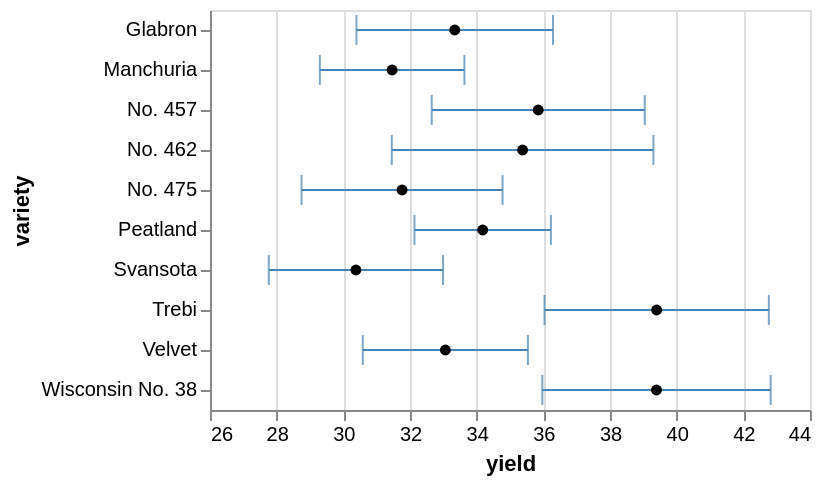

Vega-Lite specification for this chart:
### Vega-Lite specification from a JSON file in a GitHub repository (floating-point values rounded to 4 significant figures)
{"$schema": "https://vega.github.io/schema/vega-lite/v4.json", "data": {"values": [{"yield": 27, "variety": "Manchuria", "year": 1931, "site": "University Farm"}, {"yield": 48.87, "variety": "Manchuria", "year": 1931, "site": "Waseca"}, {"yield": 27.43, "variety": "Manchuria", "year": 1931, "site": "Morris"}, {"yield": 39.93, "variety": "Manchuria", "year": 1931, "site": "Crookston"}, {"yield": 32.97, "variety": "Manchuria", "year": 1931, "site": "Grand Rapids"}, {"yield": 28.97, "variety": "Manchuria", "year": 1931, "site": "Duluth"}, {"yield": 43.07, "variety": "Glabron", "year": 1931, "site": "University Farm"}, {"yield": 55.2, "variety": "Glabron", "year": 1931, "site": "Waseca"}, {"yield": 28.77, "variety": "Glabron", "year": 1931, "site": "Morris"}, {"yield": 38.13, "variety": "Glabron", "year": 1931, "site": "Crookston"}, {"yield": 29.13, "variety": "Glabron", "year": 1931, "site": "Grand Rapids"}, {"yield": 29.67, "variety": "Glabron", "year": 1931, "site": "Duluth"}, {"yield": 35.13, "variety": "Svansota", "year": 1931, "site": "University Farm"}, {"yield": 47.33, "variety": "Svansota", "year": 1931, "site": "Waseca"}, {"yield": 25.77, "variety": "Svansota", "year": 1931, "site": "Morris"}, {"yield": 40.47, "variety": "Svansota", "year": 1931, "site": "Crookston"}, {"yield": 29.67, "variety": "Svansota", "year": 1931, "site": "Grand Rapids"}, {"yield": 25.7, "variety": "Svansota", "year": 1931, "site": "Duluth"}, {"yield": 39.9, "variety": "Velvet", "year": 1931, "site": "University Farm"}, {"yield": 50.23, "variety": "Velvet", "year": 1931, "site": "Waseca"}, {"yield": 26.13, "variety": "Velvet", "year": 1931, "site": "Morris"}, {"yield": 41.33, "variety": "Velvet", "year": 1931, "site": "Crookston"}, {"yield": 23.03, "variety": "Velvet", "year": 1931, "site": "Grand Rapids"}, {"yield": 26.3, "variety": "Velvet", "year": 1931, "site": "Duluth"}, {"yield": 36.57, "variety": "Trebi", "year": 1931, "site": "University Farm"}, {"yield": 63.83, "variety": "Trebi", "year": 1931, "site": "Waseca"}, {"yield": 43.77, "variety": "Trebi", "year": 1931, "site": "Morris"}, {"yield": 46.93, "variety": "Trebi", "year": 1931, "site": "Crookston"}, {"yield": 29.77, "variety": "Trebi", "year": 1931, "site": "Grand Rapids"}, {"yield": 33.93, "variety": "Trebi", "year": 1931, "site": "Duluth"}, {"yield": 43.27, "variety": "No. 457", "year": 1931, "site": "University Farm"}, {"yield": 58.1, "variety": "No. 457", "year": 1931, "site": "Waseca"}, {"yield": 28.7, "variety": "No. 457", "year": 1931, "site": "Morris"}, {"yield": 45.67, "variety": "No. 457", "year": 1931, "site": "Crookston"}, {"yield": 32.17, "variety": "No. 457", "year": 1931, "site": "Grand Rapids"}, {"yield": 33.6, "variety": "No. 457", "year": 1931, "site": "Duluth"}, {"yield": 36.6, "variety": "No. 462", "year": 1931, "site": "University Farm"}, {"yield": 65.77, "variety": "No. 462", "year": 1931, "site": "Waseca"}, {"yield": 30.37, "variety": "No. 462", "year": 1931, "site": "Morris"}, {"yield": 48.57, "variety": "No. 462", "year": 1931, "site": "Crookston"}, {"yield": 24.93, "variety": "No. 462", "year": 1931, "site": "Grand Rapids"}, {"yield": 28.1, "variety": "No. 462", "year": 1931, "site": "Duluth"}, {"yield": 32.77, "variety": "Peatland", "year": 1931, "site": "University Farm"}, {"yield": 48.57, "variety": "Peatland", "year": 1931, "site": "Waseca"}, {"yield": 29.87, "variety": "Peatland", "year": 1931, "site": "Morris"}, {"yield": 41.6, "variety": "Peatland", "year": 1931, "site": "Crookston"}, {"yield": 34.7, "variety": "Peatland", "year": 1931, "site": "Grand Rapids"}, {"yield": 32, "variety": "Peatland", "year": 1931, "site": "Duluth"}, {"yield": 24.67, "variety": "No. 475", "year": 1931, "site": "University Farm"}, {"yield": 46.77, "variety": "No. 475", "year": 1931, "site": "Waseca"}, {"yield": 22.6, "variety": "No. 475", "year": 1931, "site": "Morris"}, {"yield": 44.1, "variety": "No. 475", "year": 1931, "site": "Crookston"}, {"yield": 19.7, "variety": "No. 475", "year": 1931, "site": "Grand Rapids"}, {"yield": 33.07, "variety": "No. 475", "year": 1931, "site": "Duluth"}, {"yield": 39.3, "variety": "Wisconsin No. 38", "year": 1931, "site": "University Farm"}, {"yield": 58.8, "variety": "Wisconsin No. 38", "year": 1931, "site": "Waseca"}, {"yield": 29.47, "variety": "Wisconsin No. 38", "year": 1931, "site": "Morris"}, {"yield": 49.87, "variety": "Wisconsin No. 38", "year": 1931, "site": "Crookston"}, {"yield": 34.47, "variety": "Wisconsin No. 38", "year": 1931, "site": "Grand Rapids"}, {"yield": 31.6, "variety": "Wisconsin No. 38", "year": 1931, "site": "Duluth"}, {"yield": 26.9, "variety": "Manchuria", "year": 1932, "site": "University Farm"}, {"yield": 33.47, "variety": "Manchuria", "year": 1932, "site": "Waseca"}, {"yield": 34.37, "variety": "Manchuria", "year": 1932, "site": "Morris"}, {"yield": 32.97, "variety": "Manchuria", "year": 1932, "site": "Crookston"}, {"yield": 22.13, "variety": "Manchuria", "year": 1932, "site": "Grand Rapids"}, {"yield": 22.57, "variety": "Manchuria", "year": 1932, "site": "Duluth"}, {"yield": 36.8, "variety": "Glabron", "year": 1932, "site": "University Farm"}, {"yield": 37.73, "variety": "Glabron", "year": 1932, "site": "Waseca"}, {"yield": 35.13, "variety": "Glabron", "year": 1932, "site": "Morris"}, {"yield": 26.17, "variety": "Glabron", "year": 1932, "site": "Crookston"}, {"yield": 14.43, "variety": "Glabron", "year": 1932, "site": "Grand Rapids"}, {"yield": 25.87, "variety": "Glabron", "year": 1932, "site": "Duluth"}, {"yield": 27.43, "variety": "Svansota", "year": 1932, "site": "University Farm"}, {"yield": 38.5, "variety": "Svansota", "year": 1932, "site": "Waseca"}, {"yield": 35.03, "variety": "Svansota", "year": 1932, "site": "Morris"}, {"yield": 20.63, "variety": "Svansota", "year": 1932, "site": "Crookston"}, {"yield": 16.63, "variety": "Svansota", "year": 1932, "site": "Grand Rapids"}, {"yield": 22.23, "variety": "Svansota", "year": 1932, "site": "Duluth"}, {"yield": 26.8, "variety": "Velvet", "year": 1932, "site": "University Farm"}, {"yield": 37.4, "variety": "Velvet", "year": 1932, "site": "Waseca"}, {"yield": 38.83, "variety": "Velvet", "year": 1932, "site": "Morris"}, {"yield": 32.07, "variety": "Velvet", "year": 1932, "site": "Crookston"}, {"yield": 32.23, "variety": "Velvet", "year": 1932, "site": "Grand Rapids"}, {"yield": 22.47, "variety": "Velvet", "year": 1932, "site": "Duluth"}, {"yield": 29.07, "variety": "Trebi", "year": 1932, "site": "University Farm"}, {"yield": 49.23, "variety": "Trebi", "year": 1932, "site": "Waseca"}, {"yield": 46.63, "variety": "Trebi", "year": 1932, "site": "Morris"}, {"yield": 41.83, "variety": "Trebi", "year": 1932, "site": "Crookston"}, {"yield": 20.63, "variety": "Trebi", "year": 1932, "site": "Grand Rapids"}, {"yield": 30.6, "variety": "Trebi", "year": 1932, "site": "Duluth"}, {"yield": 26.43, "variety": "No. 457", "year": 1932, "site": "University Farm"}, {"yield": 42.2, "variety": "No. 457", "year": 1932, "site": "Waseca"}, {"yield": 43.53, "variety": "No. 457", "year": 1932, "site": "Morris"}, {"yield": 34.33, "variety": "No. 457", "year": 1932, "site": "Crookston"}, {"yield": 19.47, "variety": "No. 457", "year": 1932, "site": "Grand Rapids"}, {"yield": 22.7, "variety": "No. 457", "year": 1932, "site": "Duluth"}, {"yield": 25.57, "variety": "No. 462", "year": 1932, "site": "University Farm"}, {"yield": 44.7, "variety": "No. 462", "year": 1932, "site": "Waseca"}, {"yield": 47, "variety": "No. 462", "year": 1932, "site": "Morris"}, {"yield": 30.53, "variety": "No. 462", "year": 1932, "site": "Crookston"}, {"yield": 19.9, "variety": "No. 462", "year": 1932, "site": "Grand Rapids"}, {"yield": 22.5, "variety": "No. 462", "year": 1932, "site": "Duluth"}, {"yield": 28.07, "variety": "Peatland", "year": 1932, "site": "University Farm"}, {"yield": 36.03, "variety": "Peatland", "year": 1932, "site": "Waseca"}, {"yield": 43.2, "variety": "Peatland", "year": 1932, "site": "Morris"}, {"yield": 25.23, "variety": "Peatland", "year": 1932, "site": "Crookston"}, {"yield": 26.77, "variety": "Peatland", "year": 1932, "site": "Grand Rapids"}, {"yield": 31.37, "variety": "Peatland", "year": 1932, "site": "Duluth"}, {"yield": 30, "variety": "No. 475", "year": 1932, "site": "University Farm"}, {"yield": 41.27, "variety": "No. 475", "year": 1932, "site": "Waseca"}, {"yield": 44.23, "variety": "No. 475", "year": 1932, "site": "Morris"}, {"yield": 32.13, "variety": "No. 475", "year": 1932, "site": "Crookston"}, {"yield": 15.23, "variety": "No. 475", "year": 1932, "site": "Grand Rapids"}, {"yield": 27.37, "variety": "No. 475", "year": 1932, "site": "Duluth"}, {"yield": 38, "variety": "Wisconsin No. 38", "year": 1932, "site": "University Farm"}, {"yield": 58.17, "variety": "Wisconsin No. 38", "year": 1932, "site": "Waseca"}, {"yield": 47.17, "variety": "Wisconsin No. 38", "year": 1932, "site": "Morris"}, {"yield": 35.9, "variety": "Wisconsin No. 38", "year": 1932, "site": "Crookston"}, {"yield": 20.67, "variety": "Wisconsin No. 38", "year": 1932, "site": "Grand Rapids"}, {"yield": 29.33, "variety": "Wisconsin No. 38", "year": 1932, "site": "Duluth"}]}, "layer": [{"mark": {"type": "errorbar", "ticks": true}, "encoding": {"x": {"field": "yield", "type": "quantitative", "scale": {"zero": false}}, "y": {"field": "variety", "type": "ordinal"}, "color": {"value": "#4682b4"}}}, {"mark": {"type": "point", "filled": true, "color": "black"}, "encoding": {"x": {"field": "yield", "type": "quantitative", "aggregate": "mean"}, "y": {"field": "variety", "type": "ordinal"}}}]}
